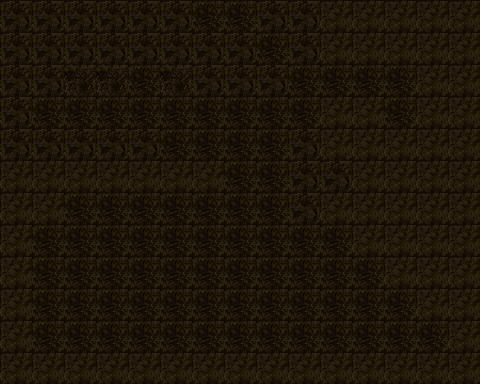

A level layout from a 2D game, rendered from its tile map. Below: a short description, then the map file with its tile-grid data intact:
An orthogonal 15x12 tile map with 32x32 px tiles, 1 tile layer (ground) and 3 objects (entrance, stairDown).

<map version="1.10" tiledversion="1.11.2" orientation="orthogonal" renderorder="right-down" width="15" height="12" tilewidth="32" tileheight="32" infinite="0" nextlayerid="5" nextobjectid="6">
 <tileset firstgid="1" name="tiles4" tilewidth="32" tileheight="32" tilecount="136" columns="8">
  <image source="tiles4.png" width="256" height="544" />
 </tileset>
 <layer id="1" name="ground" width="15" height="12">
  <data encoding="csv">
15,15,15,15,15,15,17,17,15,15,14,14,14,14,14,
15,15,15,15,15,15,15,15,17,15,14,14,14,14,14,
15,15,16,16,17,16,15,15,15,17,17,17,17,14,14,
15,17,17,17,17,17,17,17,17,17,14,14,17,14,14,
15,15,15,15,15,17,17,17,17,15,14,14,14,14,14,
14,14,14,14,14,14,14,17,17,15,15,14,14,14,14,
14,14,17,17,17,17,17,17,17,15,14,14,14,14,14,
14,17,17,17,17,17,17,17,17,17,17,14,14,14,14,
14,17,17,17,17,17,17,17,17,17,17,17,14,14,14,
14,17,17,17,17,17,17,17,17,17,17,17,17,14,14,
14,17,17,17,17,17,17,17,17,17,17,17,17,17,14,
14,14,14,14,14,14,14,14,14,14,14,14,14,14,14
</data>
 </layer>
 <objectgroup id="3" name="portals">
  <object id="1" name="entrance" gid="82" x="416" y="352" width="32" height="32">
   <properties>
    <property name="toMap" value="stonevilleEast" />
    <property name="toPortal" value="hole" />
   </properties>
  </object>
  <object id="4" name="stairDown" gid="2147483678" x="32" y="128" width="32" height="32">
   <properties>
    <property name="toMap" value="stonevilleShopCellar" />
    <property name="toPortal" value="stairUpEast" />
   </properties>
  </object>
 </objectgroup>
 <objectgroup id="4" name="items">
  <object id="3" gid="71" x="384" y="128" width="32" height="32">
   <properties>
    <property name="count" type="int" value="12" />
   </properties>
  </object>
 </objectgroup>
</map>
